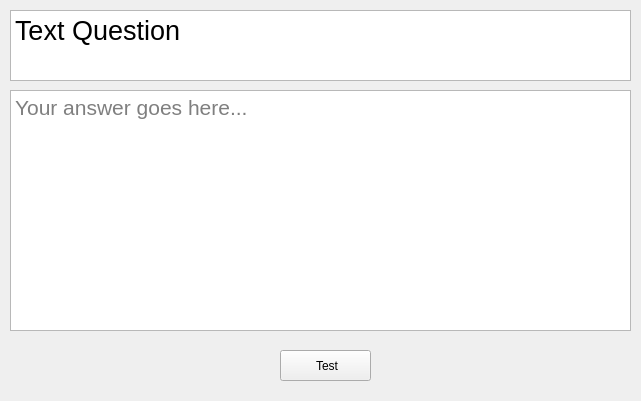
   <widget class="QWidget" name="question_entry" native="true">
    <property name="geometry">
     <rect>
      <x>0</x>
      <y>50</y>
      <width>641</width>
      <height>401</height>
     </rect>
    </property>
    <property name="sizePolicy">
     <sizepolicy hsizetype="Maximum" vsizetype="Maximum">
      <horstretch>0</horstretch>
      <verstretch>0</verstretch>
     </sizepolicy>
    </property>
    <property name="autoFillBackground">
     <bool>false</bool>
    </property>
    <widget class="QPlainTextEdit" name="question_entry_question">
     <property name="geometry">
      <rect>
       <x>10</x>
       <y>10</y>
       <width>621</width>
       <height>71</height>
      </rect>
     </property>
     <property name="font">
      <font>
       <pointsize>20</pointsize>
      </font>
     </property>
     <property name="readOnly">
      <bool>true</bool>
     </property>
     <property name="plainText">
      <string>Text Question</string>
     </property>
     <property name="textInteractionFlags">
      <set>Qt::TextSelectableByMouse</set>
     </property>
    </widget>
    <widget class="QPushButton" name="question_entry_test">
     <property name="enabled">
      <bool>true</bool>
     </property>
     <property name="geometry">
      <rect>
       <x>280</x>
       <y>350</y>
       <width>91</width>
       <height>31</height>
      </rect>
     </property>
     <property name="cursor">
      <cursorShape>ArrowCursor</cursorShape>
     </property>
     <property name="toolTip">
      <string>&lt;html&gt;&lt;head/&gt;&lt;body&gt;&lt;p&gt;checks the answer&lt;/p&gt;&lt;/body&gt;&lt;/html&gt;</string>
     </property>
     <property name="autoFillBackground">
      <bool>false</bool>
     </property>
     <property name="text">
      <string> Test</string>
     </property>
     <property name="icon">
      <iconset>
       <normaloff>general/start_quardcard.png</normaloff>general/start_quardcard.png</iconset>
     </property>
     <property name="iconSize">
      <size>
       <width>30</width>
       <height>30</height>
      </size>
     </property>
    </widget>
    <widget class="QPlainTextEdit" name="question_entry_input_field">
     <property name="geometry">
      <rect>
       <x>10</x>
       <y>90</y>
       <width>621</width>
       <height>241</height>
      </rect>
     </property>
     <property name="font">
      <font>
       <pointsize>16</pointsize>
      </font>
     </property>
     <property name="placeholderText">
      <string>Your answer goes here...</string>
     </property>
    </widget>
   </widget>
